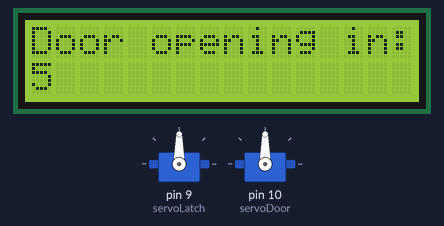
Recording of a sketch running on a simulated Arduino Uno, built with avr-gcc and run on an emulated ATmega328P. Parts: 2 × servo, 16×2 character LCD.

Above: at 0.1 s.
At 7.5 s:
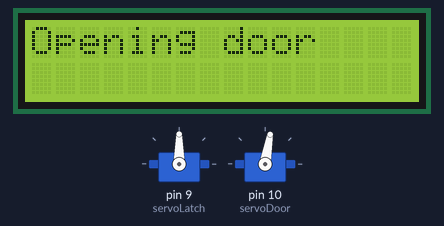
At 17.8 s:
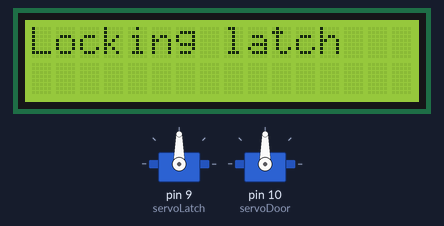
At 37.3 s:
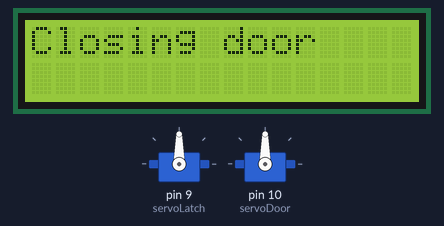
Timing chart, 0 to 40.0 s (numbered marks = the images above):
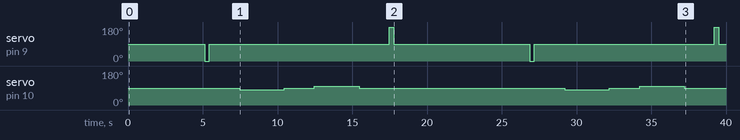

Measured:
- by itself, servo on pin 9 (servoLatch): 90° → 0° at 5.1 s, → 90° 0.30 s later, → 180° 12.0 s later, → 90° 0.30 s later, … (8 changes in this stretch)
- by itself, servo on pin 10 (servoDoor): 90° → 80° at 7.5 s, → 90° 3.0 s later, → 100° 2.0 s later, → 90° 3.0 s later, … (8 changes in this stretch)
- what the display in image 1 shows lasts 5.0 s, from 7.5 s to 12.5 s
- what the display in image 2 shows lasts 2.3 s, from 17.5 s to 19.8 s

The sketch:

proiect_MEA.ino
```cpp
#include <Wire.h>
#include <LiquidCrystal_I2C.h>
#include <Servo.h>

// Inițializează LCD-ul (adresa 0x27, 16x2)
LiquidCrystal_I2C lcd(0x27, 16, 2);

// Inițializează servomotoarele
Servo servoLatch;    // Servo de tip rotație continuă pentru încuietoare
Servo servoDoor;     // Servo normal pentru ușă

void setup() {
  // Atașează servourile la pini
  servoLatch.attach(9);
  servoDoor.attach(10);

  // Inițializează LCD-ul
  lcd.init();
  lcd.backlight();
  lcd.clear();
}

void loop() {
  // Pasul 1: Afișare countdown
  lcd.clear();
  lcd.setCursor(0, 0);
  lcd.print("Door opening in:");

  for (int i = 5; i > 0; i--) {
    lcd.setCursor(0, 1);
    lcd.print("      "); // șterge linia de jos
    lcd.setCursor(0, 1);
    lcd.print(i);
    delay(1000);
  }

  // Pasul 2: Deschide latch-ul
  lcd.clear();
  lcd.setCursor(0, 0);
  lcd.print("Unlocking latch");

  servoLatch.write(0);  // Rotește într-un sens
  delay(300);           // Rotește 0.6 secunde
  servoLatch.write(90); // Oprește servo-ul

  delay(2000);          // Așteaptă 2 secunde

  // Pasul 3: Deschide ușa
  lcd.clear();
  lcd.setCursor(0, 0);
  lcd.print("Opening door");

  servoDoor.write(80);   // Poziție inițială (ușa deschisă)
  delay(3000);          // Așteaptă cât timp se deschide
  servoDoor.write(90);   // Poziție inițială (ușa deschisă)

  delay(2000);

  // ✅ Nou: închidere ușă invers
  lcd.clear();
  lcd.setCursor(0, 0);
  lcd.print("Closing door");

  servoDoor.write(100); // Învârte invers pentru închidere
  delay(3000);          // Așteaptă să se închidă
  servoDoor.write(90);  // Oprește servo-ul

  delay(2000);          // Pauză mică

  // ✅ Nou: închidere latch invers
  lcd.clear();
  lcd.setCursor(0, 0);
  lcd.print("Locking latch");

  servoLatch.write(180);  // Rotește înapoi latch-ul
  delay(300);             // Același timp ca la deschidere
  servoLatch.write(90);   // Oprește latch-ul

  delay(2000);            // Pauză

  // Pasul final: afișează mesaj de ciclu complet
  lcd.clear();
  lcd.setCursor(0, 0);
  lcd.print("Cycle complete");

  delay(2000);            // Așteaptă 2 secunde

  return 0;
  // Ciclul reîncepe automat
}
```
